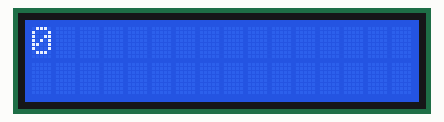
Simulated run of this sketch. Board: Arduino Uno, built with avr-gcc and run on an emulated ATmega328P. Parts: 16×2 character LCD.

Above: at 0.1 s.
At 4.1 s:
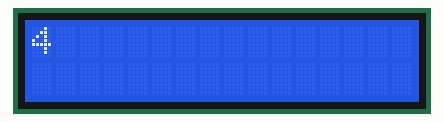
At 9.1 s:
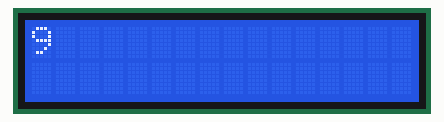
At 19.1 s:
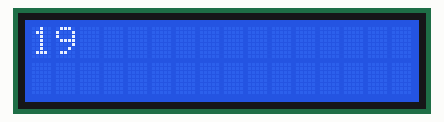
At 29.1 s:
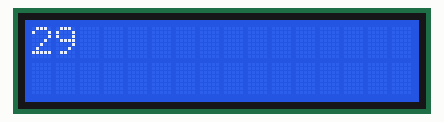
At 39.1 s:
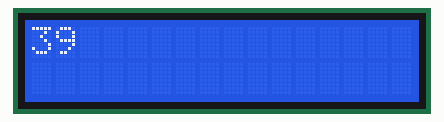

The sketch:

sketch_feb07a.ino
```cpp
#include <LiquidCrystal.h>

LiquidCrystal lcd(8, 9, 4, 5, 6, 7);

void setup()
{
  lcd.begin(16,2);

}

void loop()
{
  lcd.setCursor(0,0);
  lcd.print(millis()/1000);
}
```

Measured:
- what the display in image 1 shows lasts 1.0 s, from 4.0 s to 5.0 s
